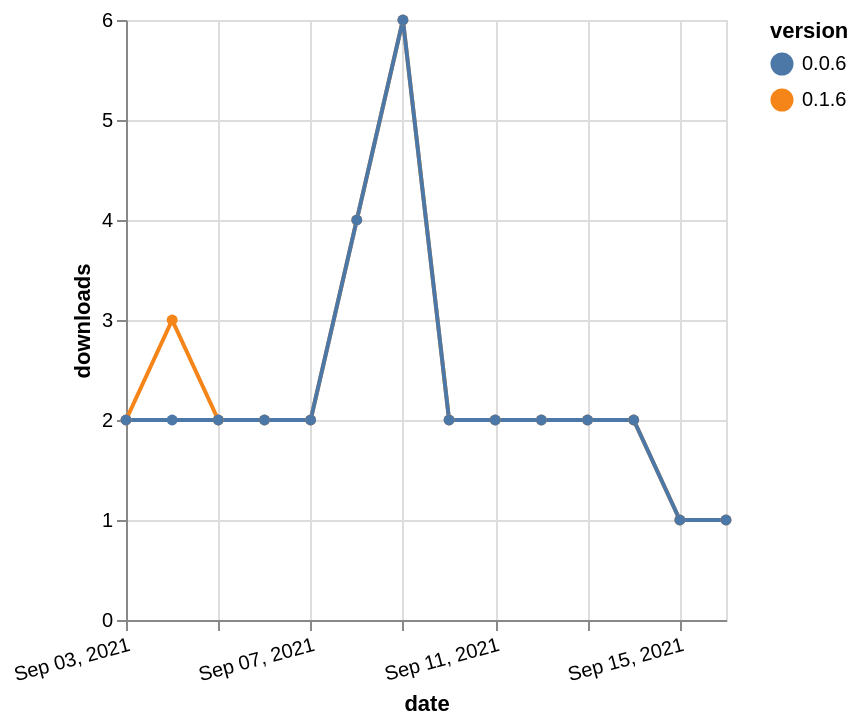

Specify this chart in Vega-Lite:
### Vega-Lite specification from a JSON file in a GitHub repository (floating-point values rounded to 4 significant figures)
{"$schema": "https://vega.github.io/schema/vega-lite/v5.json", "description": "A simple bar chart with embedded data.", "data": {"values": [{"date": "2021-09-03", "total": 3858, "delta": 2, "version": "0.1.6"}, {"date": "2021-09-04", "total": 3861, "delta": 3, "version": "0.1.6"}, {"date": "2021-09-05", "total": 3863, "delta": 2, "version": "0.1.6"}, {"date": "2021-09-06", "total": 3865, "delta": 2, "version": "0.1.6"}, {"date": "2021-09-07", "total": 3867, "delta": 2, "version": "0.1.6"}, {"date": "2021-09-08", "total": 3871, "delta": 4, "version": "0.1.6"}, {"date": "2021-09-09", "total": 3877, "delta": 6, "version": "0.1.6"}, {"date": "2021-09-10", "total": 3879, "delta": 2, "version": "0.1.6"}, {"date": "2021-09-11", "total": 3881, "delta": 2, "version": "0.1.6"}, {"date": "2021-09-12", "total": 3883, "delta": 2, "version": "0.1.6"}, {"date": "2021-09-13", "total": 3885, "delta": 2, "version": "0.1.6"}, {"date": "2021-09-14", "total": 3887, "delta": 2, "version": "0.1.6"}, {"date": "2021-09-15", "total": 3888, "delta": 1, "version": "0.1.6"}, {"date": "2021-09-16", "total": 3889, "delta": 1, "version": "0.1.6"}, {"date": "2021-09-03", "total": 3748, "delta": 2, "version": "0.0.6"}, {"date": "2021-09-04", "total": 3750, "delta": 2, "version": "0.0.6"}, {"date": "2021-09-05", "total": 3752, "delta": 2, "version": "0.0.6"}, {"date": "2021-09-06", "total": 3754, "delta": 2, "version": "0.0.6"}, {"date": "2021-09-07", "total": 3756, "delta": 2, "version": "0.0.6"}, {"date": "2021-09-08", "total": 3760, "delta": 4, "version": "0.0.6"}, {"date": "2021-09-09", "total": 3766, "delta": 6, "version": "0.0.6"}, {"date": "2021-09-10", "total": 3768, "delta": 2, "version": "0.0.6"}, {"date": "2021-09-11", "total": 3770, "delta": 2, "version": "0.0.6"}, {"date": "2021-09-12", "total": 3772, "delta": 2, "version": "0.0.6"}, {"date": "2021-09-13", "total": 3774, "delta": 2, "version": "0.0.6"}, {"date": "2021-09-14", "total": 3776, "delta": 2, "version": "0.0.6"}, {"date": "2021-09-15", "total": 3777, "delta": 1, "version": "0.0.6"}, {"date": "2021-09-16", "total": 3778, "delta": 1, "version": "0.0.6"}]}, "width": "container", "mark": {"type": "line", "point": {"filled": true}}, "encoding": {"x": {"field": "date", "type": "temporal", "timeUnit": "yearmonthdate", "title": "date", "axis": {"labelAngle": -15}}, "y": {"field": "delta", "type": "quantitative", "title": "downloads"}, "color": {"field": "version", "type": "nominal"}, "tooltip": {"field": "delta"}}}
